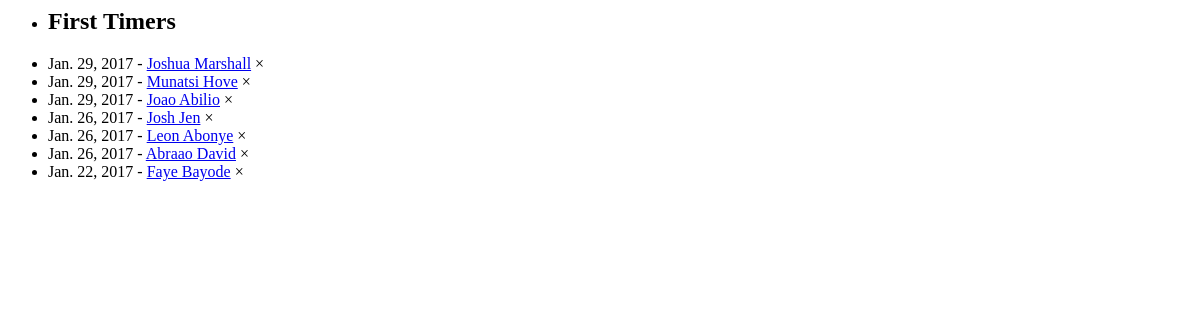
Before: /welcome/_newsfeed/first-timers/ (signed in) with the older database file.
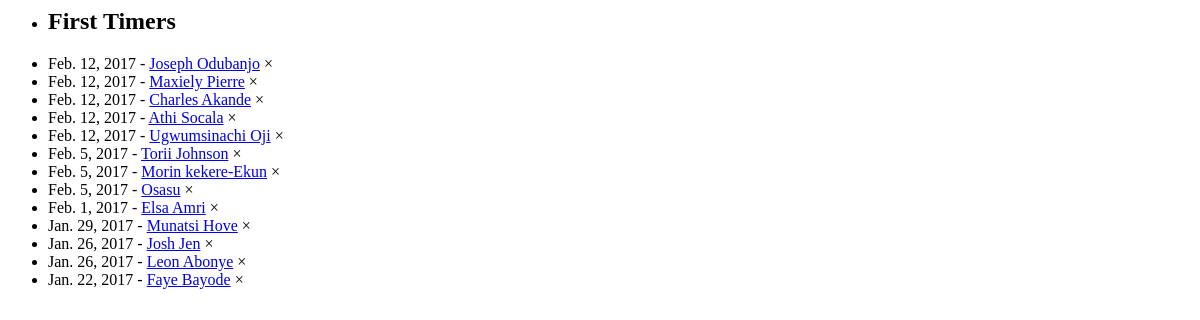
After: the same page with the newer database file.
### member/models.py (models this page shows)
class Member(models.Model):
	name = models.CharField(max_length=50, unique=True)
	gender = models.ForeignKey('Gender', on_delete=models.CASCADE, related_name="sex", null=True)
	mobile_no = models.CharField(max_length=50, blank=True, null=True, unique=False, verbose_name="Mobile number")
	email = models.EmailField(max_length=50, blank=True, null=True, verbose_name="Email Address")
	date_of_birth = models.DateField(blank=True, null=True)
	address = models.TextField(max_length=200, blank=True, null=True)
	post_code = models.CharField(max_length=10, blank=True, null=True)
	academic_institution = models.ForeignKey('AcademicInstitution', on_delete=models.CASCADE, 						related_name="academic_institution", null=True, blank=True, )
	course = models.CharField(max_length=100, blank=True)
	first_attended = models.DateField(blank=True, null=True)
	attendance_status = models.ForeignKey('Attendance', on_delete=models.CASCADE, related_name="attendance_status")
	shepherd = models.ForeignKey(User, on_delete=models.CASCADE)
	last_visited = models.DateField(null=True, blank=True)
	extra_info = models.TextField(max_length=2000, blank=True)
	last_modified = models.DateTimeField(auto_now=True)
	def __str__(self):
		return self.name
	class Meta:
		ordering = ["name"]

### welcome/views.py (the view)
@login_required
def _get_firsttimers(request):
	now = datetime.datetime.now()
	last30days = now - datetime.timedelta(days = 60)
	first_timers = Member.objects.filter(attendance_status__status = "First Timer", first_attended__gte = last30days).order_by('-first_attended')[:15]
	context = {
		'first_timers': first_timers
	}
	return render (request, '_partial/_firsttimers.html', context)

### welcome/templates/_partial/_firsttimers.html
<div class="w3-padding-32">
<ul class="w3-ul w3-border w3-card-4 w3-hoverable">
  <li class="w3-green"><h2>First Timers</h2></li>
  {% for person in first_timers %}
  <li>
	{% if person.first_attended != None %}
		{{ person.first_attended }} -
	{% endif %}
	<a href="{% url 'member:member_info' person %}" title="last Updated on {{ person.last_modified }}">{{ person }}</a>
	<span onclick="this.parentElement.style.display='none'"class="w3-closebtn w3-margin-right w3-medium">&times;</span>
  </li>
  {% endfor %}
</ul>
</div>

Changed rows visible on the page:
no longer on this page (row edited): Member: first_attended "Jan. 29, 2017", name "Joshua Marshall"
no longer on this page (row edited): Member: first_attended "Jan. 29, 2017", name "Joao Abilio"
no longer on this page (row edited): Member: first_attended "Jan. 26, 2017", name "Abraao David"
now on this page (row edited): Member: first_attended "Feb. 12, 2017", name "Joseph Odubanjo"
added Member: first_attended "Feb. 12, 2017", name "Maxiely Pierre"
added Member: first_attended "Feb. 12, 2017", name "Charles Akande"
added Member: first_attended "Feb. 12, 2017", name "Athi Socala"
added Member: first_attended "Feb. 12, 2017", name "Ugwumsinachi Oji"
added Member: first_attended "Feb. 5, 2017", name "Torii Johnson"
added Member: first_attended "Feb. 5, 2017", name "Morin kekere-Ekun"
added Member: first_attended "Feb. 5, 2017", name "Osasu"
now on this page (row edited): Member: first_attended "Feb. 1, 2017", name "Elsa Amri"
